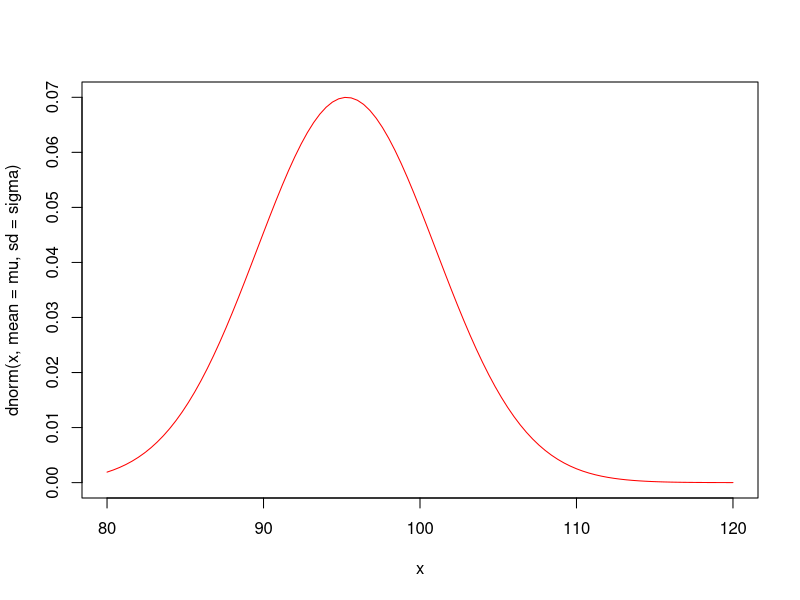
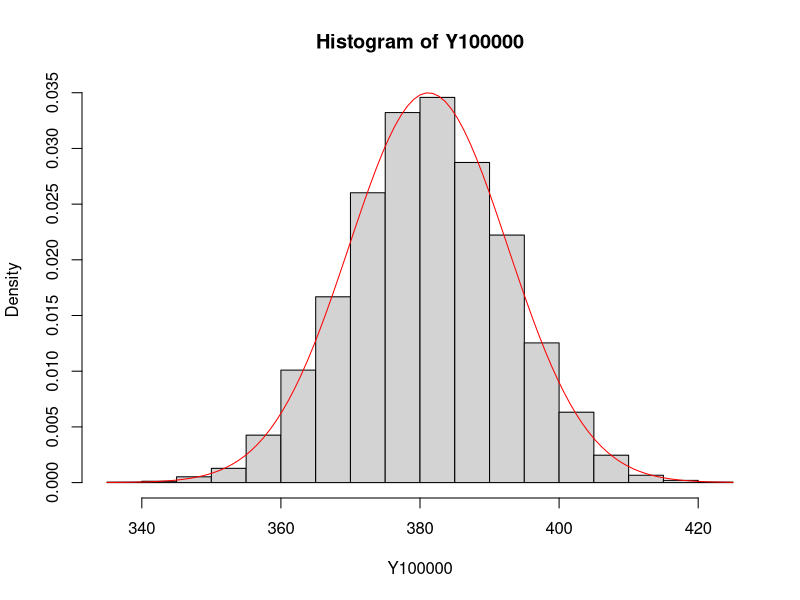
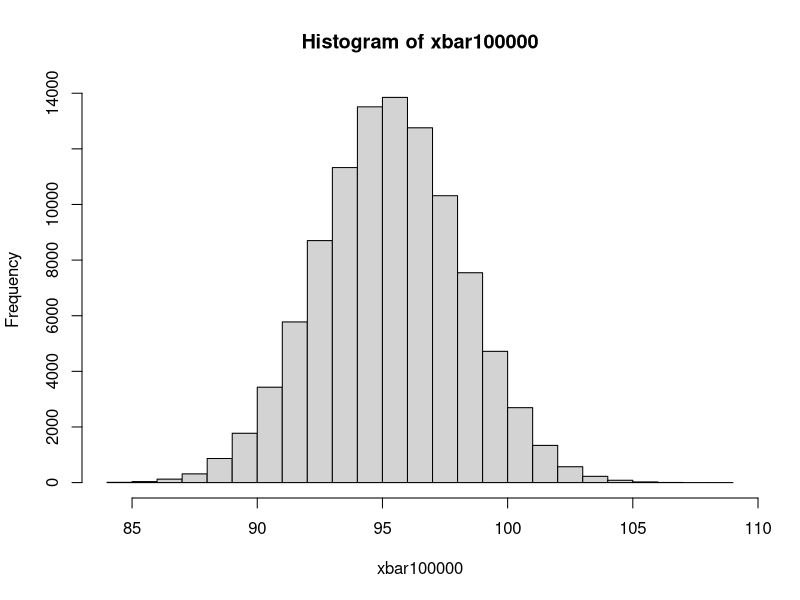
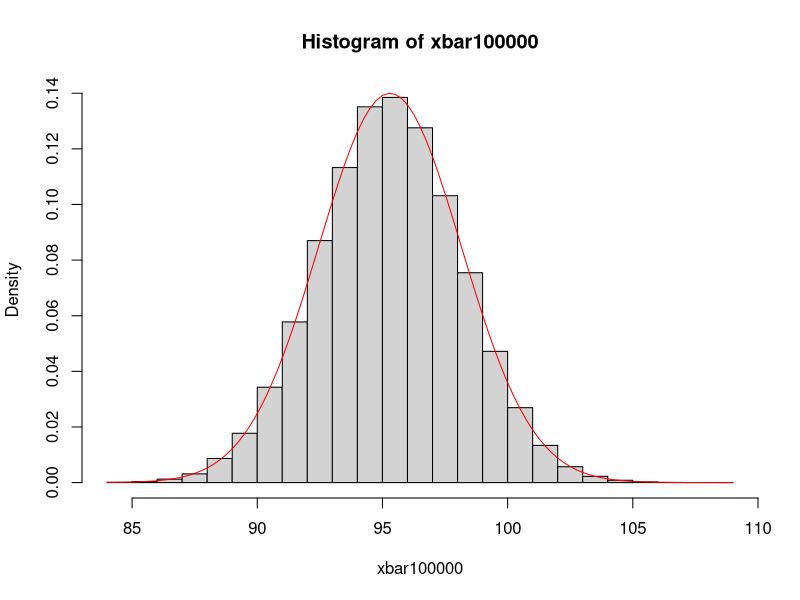
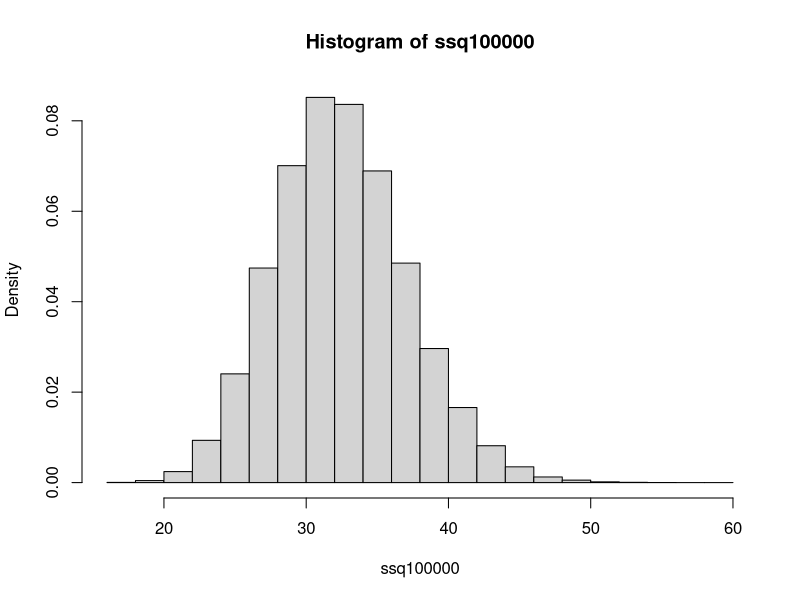
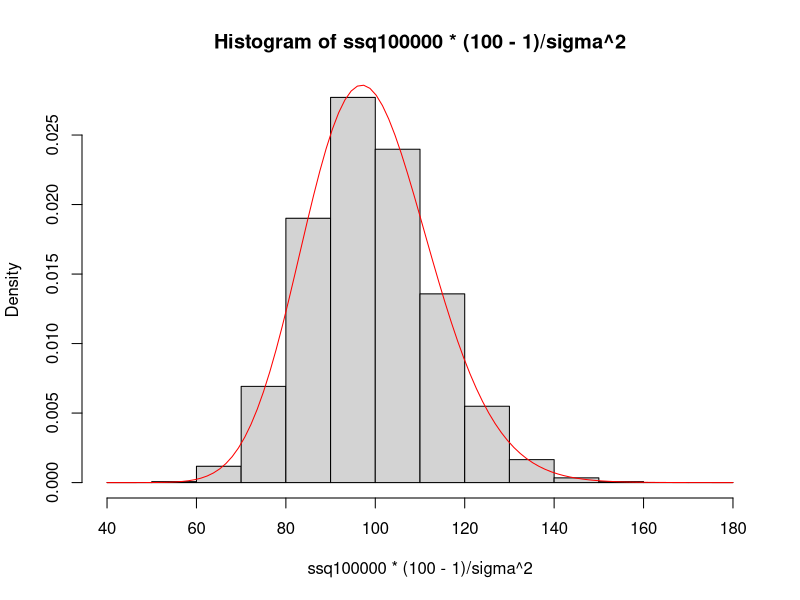

Here is the R script that generated these plots, in order: (Note: this script raises an error after producing the figures.)
# las distribución normal se asocia principalmente a medidas de ingenieria, 
# mecanica, materiales y biológica

mu <- 95.3
sigma <- 5.7

# N <- N(mu, sigma^2)

curve(dnorm(x, mean=mu, sd=sigma), xlim=c(80,120), col="red") 
# dnorm es funcion de densidad


# APARTADO a)

# set.seed(semilla)
rnorm(4, mean=mu, sd=sigma)
# el rnom coge una muestra aleatoria de 4 cables, en este caso, nos coge 
# resistencias aleatorias de 4 cables, porque si no ponemo semilla, cada vez 
# nos da 4 resistencias diferentes, lo que quiere decir que son 4 experimentos
# aleatorios

# un ESTADÍSTICO es una variable aleatoria que se forma a partir de cualquier 
# función de la muestra, en este caso, Y será el estadístico que se define
# a partir de la suma de de las rnorm

Y <- function(i){sum(rnorm(4, mean=mu, sd=sigma))}
Y(1) # repito 1 vez el experimento Y, como es aleatorio, nos da un valor 
# diferente cada vez

Y100000 <- sapply(1:10000, Y) # repito Y 100000 veces
mean(Y100000) # el valor medio convergerá 

# TEOREMA SUMA MUESTRAL. Si X -> N(mu, sigma^2), sum(Xi)=Y donde 
# Y -> N(n*mu, n*sigma^2) y n es el número de veces que se repite, 
# el experimento aleatorio, osea la cantidad de muestras

hist(Y100000, freq=FALSE)
curve(dnorm(x, 4*mu, 2*sigma), col="red", add=TRUE) 
# para ver que converge a la media a lo que nos dice el teorema

# por tanto, la respuesta es simplemente 4*mu


# APARTADO b)

# Por el teorema sabemos que la varianza es 100*sigma^2.


# APARTADO c)

1-pnorm(103, mean=95.3, sd=5.7)


# APARTADO d)

# TEOREMA DE LA MEDIA MUESTRAL. ahora la variable aleatoria nueva, X\, es la 
# media muestral, cuya esperanza, como hemos visto en teoría es mu, y la 
# varianza es (sigma^2)/n

# aún sabiendo el teorema, vamos a comprobarlo cuando repito muchas veces la
# variable aleatoria de la media

xbar <- function(i){mean(rnorm(4, mean=mu, sd=sigma))}
xbar100000 <- sapply(1:100000, xbar)

hist(xbar100000)
mean(xbar100000<98) # frecuencia relativa del vector TRUE FALSE de 
# que sea mayor a 98

# cuando repito el experimento de coger 4 cables y calcular 
# la media de las resistencia sde la muestra infinitas veces, la media de los 
# resultados tiende a la esperanza

hist(xbar100000, freq=FALSE)
curve(dnorm(x,mu,sigma/sqrt(4)),add=TRUE, col="red")
pnorm(98, mu, sigma/sqrt(4)) # coinciden los resultados


# APARTADO e)

# TEOREMA DE LA VARIANZA MUESTRAL. ahora la variable aleatoria nueva es S^2, 
# pero como tiene sesgo, lo corrregimos aplicando W, que es la variable 
# aleatoria que se distribuye como una chi^2 de Pearson con n-1 grados de 
# libertad. W=(n-1)*S^2/sigma^2

ssq <- function(i){var(rnorm(100, mean=mu, sd=sigma))}
ssq100000 <- sapply(1:100000, ssq)

W <- 98*(100-1)/sigma^2 # tipificamos el número como una chi
hist(ssq100000, freq=FALSE)

mean(ssq100000>98)

hist(ssq100000*(100-1)/sigma^2, freq=FALSE)
curve(dchisq(x,100-1), add=TRUE, col="red")
1-pchisq(w, 100-1) # coinciden los resultados


